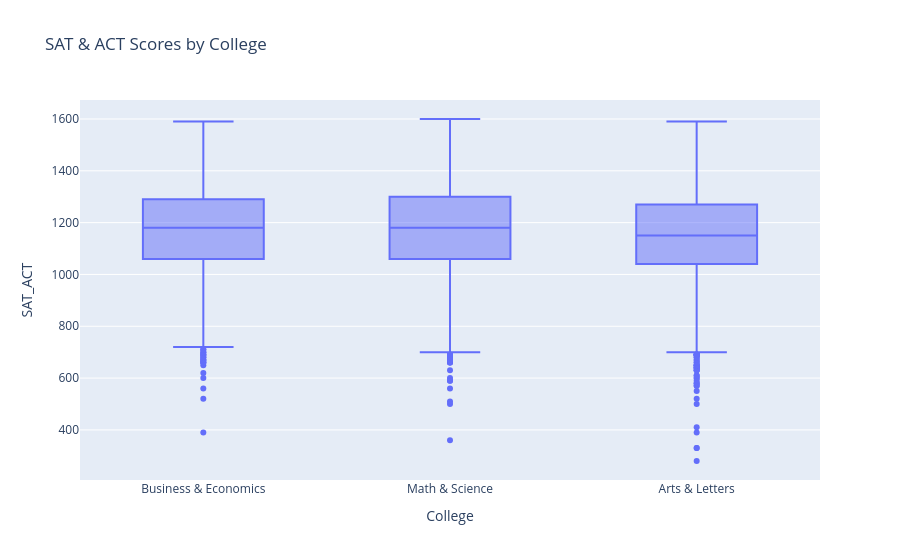

The notebook cell saved with this chart:
### Code cell
#plotly box
fig = px.box( #creates box plot
    df, #ids data
    x = "College", #sets x axis
    y = "SAT_ACT", #sets y axis
    title = "SAT & ACT Scores by College") #sets a title for the chart

fig.show()

### Figure 1 — Plotly figure (JSON) as saved in the notebook; plotly's stock layout.template omitted (floating-point values rounded to 4 significant figures; data arrays with more than 128 entries replaced by an {"elided": "..."} marker saying what was removed)
{"data": [{"alignmentgroup": "True", "hovertemplate": "College=%{x}<br>SAT_ACT=%{y}<extra></extra>", "legendgroup": "", "marker": {"color": "#636efa"}, "name": "", "notched": false, "offsetgroup": "", "orientation": "v", "showlegend": false, "type": "box", "x": {"elided": "17339 str values"}, "x0": " ", "xaxis": "x", "y": {"elided": "17339 int values"}, "y0": " ", "yaxis": "y"}], "layout": {"boxmode": "group", "legend": {"tracegroupgap": 0}, "title": {"text": "SAT & ACT Scores by College"}, "xaxis": {"anchor": "y", "domain": [0, 1], "title": {"text": "College"}}, "yaxis": {"anchor": "x", "domain": [0, 1], "title": {"text": "SAT_ACT"}}}}
